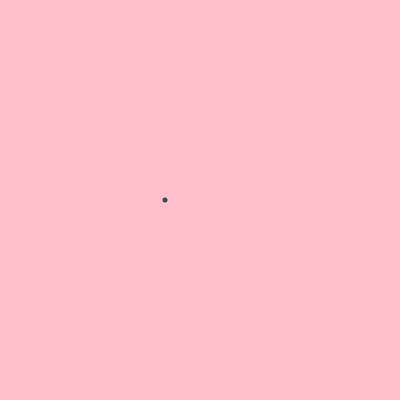
Frame 1 (no input)
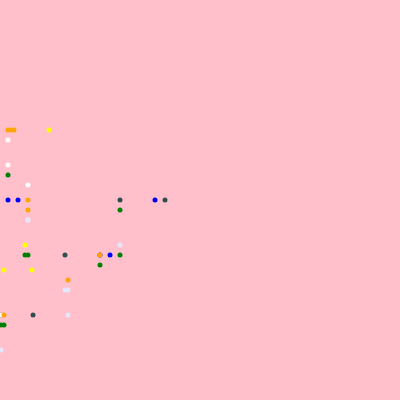
Frame 60 (no input)
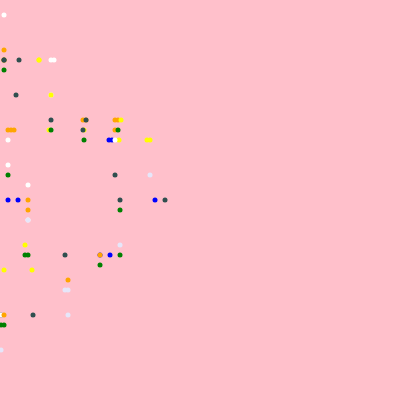
Frame 120 (the mouse pressed at the canvas centre since frame 60)

The p5.js sketch that drew these frames (run headless with seeded random() and noise() and a simulated clock; from frame 60 on, the mouse is pressed at the canvas centre):

// p5.js sketch
// ── sketch.js
let x=200;
let y=200;

function setup() {
  createCanvas(400, 400);
   background('pink')
}

function draw() {
  // background(220);
  // let speed=0.1;


  let n = floor(random(8));
  console.log(n);
  

    if(n==0) {
    x=x+3;
  }  
  else if(n==1){
    stroke('blue');
    x=x-10;
  }
  else if(n==2){
    stroke('green');
    y=y+10;
  }
  else if(n==3){
    stroke('orange');
    y=y-10;
  }
  else if(n==4){
    stroke('yellow');
    x=x+35;
  }
  else if(n==5){
    stroke('darkslategrey');
    x=x-35;
  }
  else if(n==6){
    stroke('lavender');
    y=y+35;
  }
  else if(n==7){
    stroke('white');
    y=y-35;
  }

  
  strokeWeight(5);
  point(x,y);
  }
  
